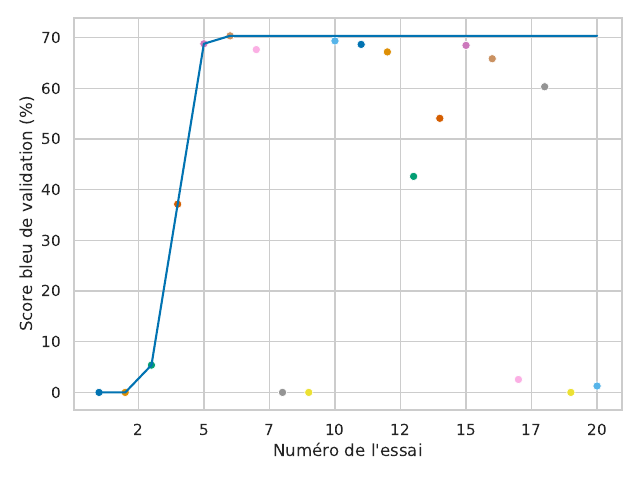

Here is the Python script that generated this plot:
from matplotlib import pyplot as plt
from matplotlib.ticker import FuncFormatter
import seaborn as sns
import pandas as pd
import numpy as np


def main():
    df = pd.read_csv("assets/data/sweeps.csv")
    bleu = df["val/bleu_score"]
    name = df["Name"]
    time = df["Created"]
    maxs = bleu.cummax()
    index = np.arange(1, len(time) + 1, dtype=np.uint8)

    sns.set(style="whitegrid", palette="colorblind")
    graph = sns.scatterplot(
        x=index, y=bleu, hue=index, legend=False, palette="colorblind"
    )
    sns.lineplot(x=index, y=maxs)
    graph.xaxis.set_major_formatter(FuncFormatter(lambda x, _: int(x)))

    plt.xlabel("Numéro de l'essai")
    plt.ylabel("Score bleu de validation (%)")
    plt.tight_layout()
    plt.savefig("assets/python/sweeps.pdf")


if __name__ == "__main__":
    main()
